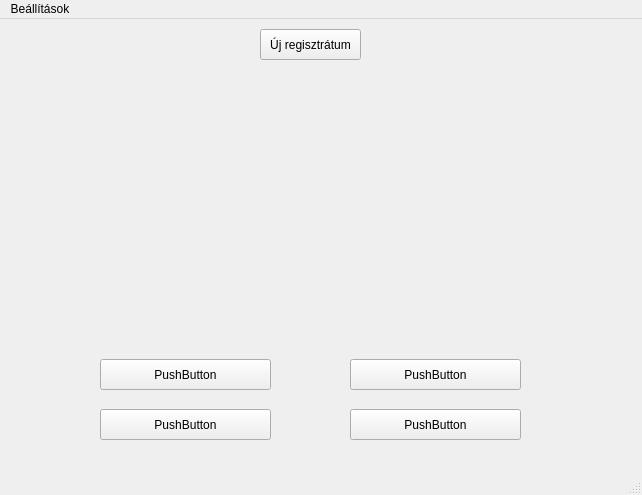
<?xml version="1.0" encoding="UTF-8"?>
<ui version="4.0">
 <class>MainWindow</class>
 <widget class="QMainWindow" name="MainWindow">
  <property name="geometry">
   <rect>
    <x>0</x>
    <y>0</y>
    <width>642</width>
    <height>495</height>
   </rect>
  </property>
  <property name="windowTitle">
   <string>MainWindow</string>
  </property>
  <widget class="QWidget" name="centralwidget">
   <widget class="QPushButton" name="uj_regisztratum">
    <property name="geometry">
     <rect>
      <x>260</x>
      <y>10</y>
      <width>101</width>
      <height>31</height>
     </rect>
    </property>
    <property name="text">
     <string>Új regisztrátum</string>
    </property>
   </widget>
   <widget class="QPushButton" name="valasz_A">
    <property name="geometry">
     <rect>
      <x>100</x>
      <y>340</y>
      <width>171</width>
      <height>31</height>
     </rect>
    </property>
    <property name="text">
     <string>PushButton</string>
    </property>
   </widget>
   <widget class="QPushButton" name="valasz_B">
    <property name="geometry">
     <rect>
      <x>350</x>
      <y>340</y>
      <width>171</width>
      <height>31</height>
     </rect>
    </property>
    <property name="text">
     <string>PushButton</string>
    </property>
   </widget>
   <widget class="QPushButton" name="valasz_C">
    <property name="geometry">
     <rect>
      <x>100</x>
      <y>390</y>
      <width>171</width>
      <height>31</height>
     </rect>
    </property>
    <property name="text">
     <string>PushButton</string>
    </property>
   </widget>
   <widget class="QPushButton" name="valasz_D">
    <property name="geometry">
     <rect>
      <x>350</x>
      <y>390</y>
      <width>171</width>
      <height>31</height>
     </rect>
    </property>
    <property name="text">
     <string>PushButton</string>
    </property>
   </widget>
   <widget class="QLabel" name="label">
    <property name="geometry">
     <rect>
      <x>100</x>
      <y>60</y>
      <width>471</width>
      <height>251</height>
     </rect>
    </property>
    <property name="text">
     <string/>
    </property>
   </widget>
  </widget>
  <widget class="QMenuBar" name="menubar">
   <property name="geometry">
    <rect>
     <x>0</x>
     <y>0</y>
     <width>642</width>
     <height>20</height>
    </rect>
   </property>
   <widget class="QMenu" name="menuBe_ll_t_sok">
    <property name="title">
     <string>Beállítások</string>
    </property>
    <widget class="QMenu" name="menuKateg_ri_k">
     <property name="title">
      <string>Kategóriák</string>
     </property>
     <property name="separatorsCollapsible">
      <bool>false</bool>
     </property>
     <addaction name="action_kat00"/>
     <addaction name="action_kat01"/>
    </widget>
    <addaction name="menuKateg_ri_k"/>
   </widget>
   <addaction name="menuBe_ll_t_sok"/>
  </widget>
  <widget class="QStatusBar" name="statusbar"/>
  <action name="action_kat00">
   <property name="checkable">
    <bool>true</bool>
   </property>
   <property name="checked">
    <bool>true</bool>
   </property>
   <property name="text">
    <string>BEVEZETŐ GÖRBÉK, PÓTÜTÉSEK</string>
   </property>
  </action>
  <action name="action_kat01">
   <property name="checkable">
    <bool>true</bool>
   </property>
   <property name="checked">
    <bool>true</bool>
   </property>
   <property name="text">
    <string>EXTRASYSTOLÉK, SUPRAVENTRICULARIS ARITMIÁK</string>
   </property>
  </action>
 </widget>
 <resources/>
 <connections/>
</ui>
